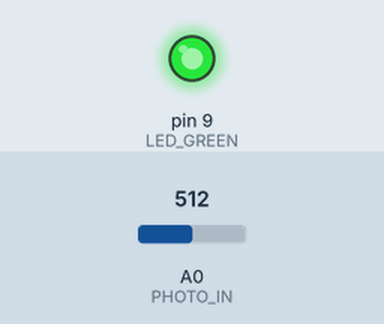
The sketch below on a simulated Arduino Uno, built with avr-gcc and run on an emulated ATmega328P. Shown: output pins drawn as LEDs (lit = HIGH). The test bench sets the inputs (shaded band); at power-on: A0 (PHOTO_IN) = 512.

Above: at 1.2 s.
1.3 s: A0 (PHOTO_IN) set to 521
At 2.5 s:
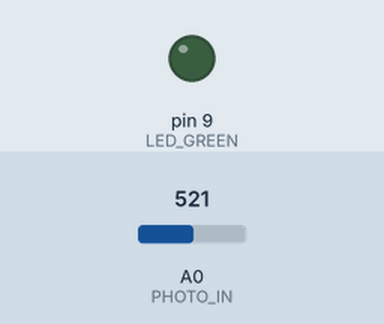
2.8 s: A0 (PHOTO_IN) set to 511
At 3.8 s:
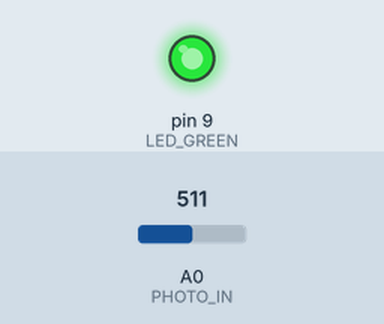
4.3 s: A0 (PHOTO_IN) set to 716
At 4.9 s:
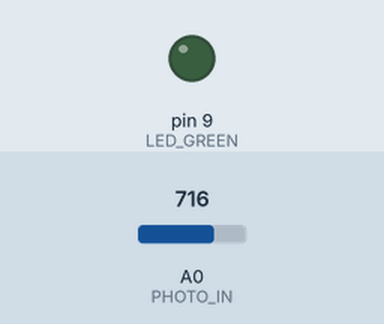
Timing chart, 0 to 7.3 s (numbered marks = the images above; inputs shaded):
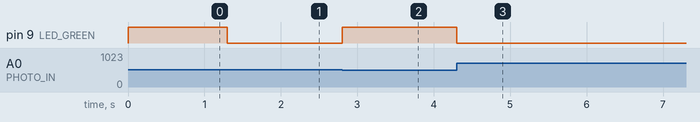

The sketch:

C2E2.ino
```cpp
#define PHOTO_IN A0
#define LED_GREEN 9

int value = 0;

void setup() {
  // put your setup code here, to run once:
  pinMode(LED_GREEN, OUTPUT);
}

void loop() {
  // put your main code here, to run repeatedly:
  value = analogRead(PHOTO_IN);

  if (value > 512) {
    digitalWrite(LED_GREEN, LOW);
  } else {
    digitalWrite(LED_GREEN, HIGH);
  }
}
```

Measured:
- the behaviour switches between 512 and 513 on A0 (PHOTO_IN) (found by bisection; images 0 and 1)
- after the input at 1.3 s, pin 9 (LED_GREEN): HIGH → LOW at once
- after the input at 2.8 s, pin 9 (LED_GREEN): LOW → HIGH at once
- after the input at 4.3 s, pin 9 (LED_GREEN): HIGH → LOW at once
